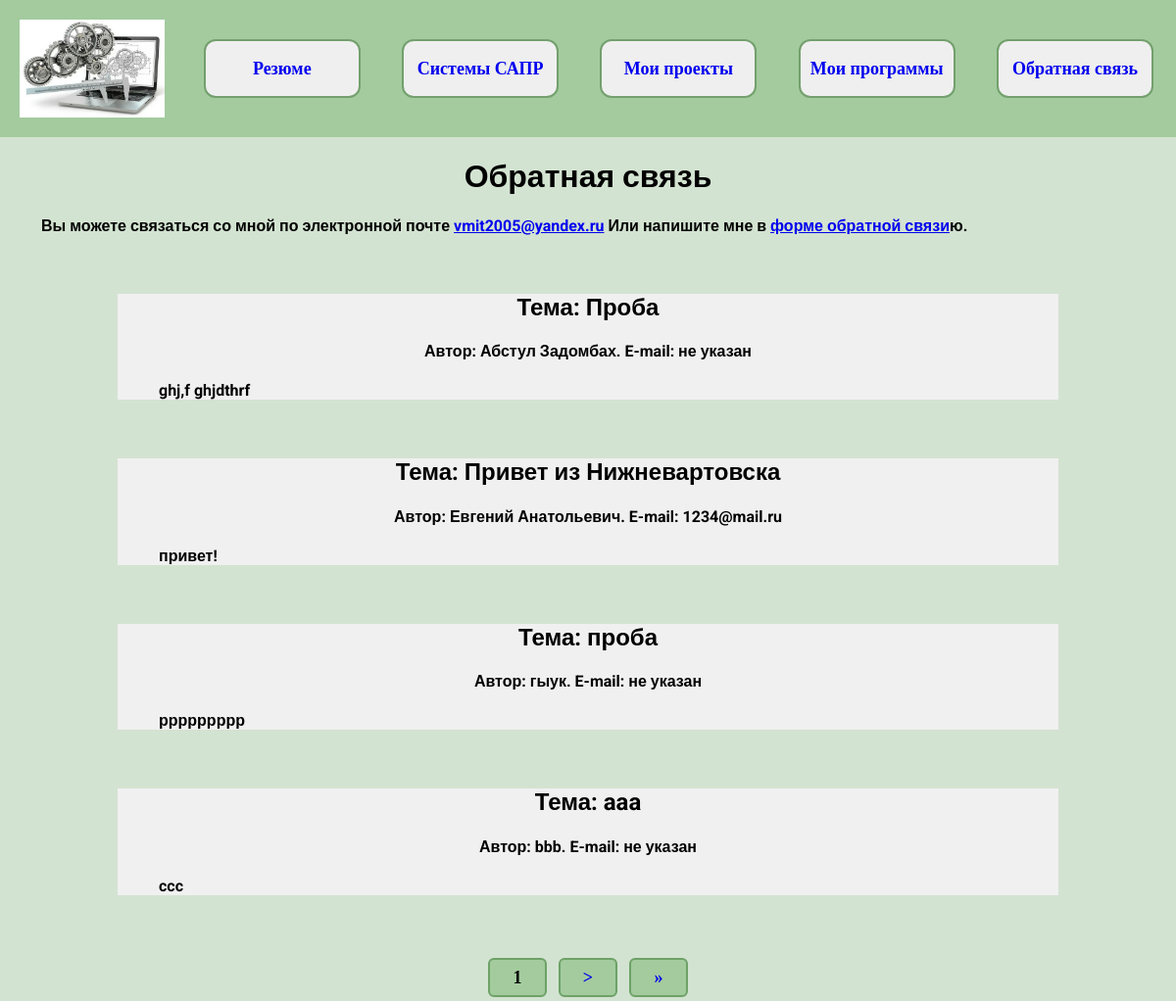
The page /feedback/ on the database its author committed.
### feedback/models.py (models this page shows, shortened)
class Feedback(models.Model):
    title = models.CharField(max_length=255, verbose_name='Тема сообщения')
    author = models.CharField(max_length=255, blank=True, verbose_name='Автор')
    mail = models.CharField(max_length=255, blank=True, verbose_name='e-mail' )
    description = models.TextField(blank=True, verbose_name='Сообщение' )

### feedback/views.py (the view)
# urls.py: path('', views.feedbacks, name ='feedback'),
def feedbacks(request):
    feeds = Feedback.objects.order_by('id')
    p = Paginator(feeds, 4)
    page_number = request.GET.get('page')
    page_obj = p.get_page(page_number)
    return render(request, 'feedback/feedback.html', {'page_obj': page_obj})

### feedback/templates/feedback/feedback.html (shortened to what this page needs)
{% extends 'rezume/base.html' %}
{% block content %}
<h1>Обратная связь</h1>
<p>Вы можете связаться со мной по электронной почте <a href="mailto:vmit2005@yandex.ru"> vmit2005@yandex.ru</a>
    Или напишите мне в <a href="{% url 'newfeedback2' %}"> форме обратной связи</a>ю. </p>
{% for feed in page_obj %}
<div class="element2">
    <h2 class="top">Тема: {{feed.title}}  </h2>
  {% if feed.mail %}
    <h4 class="author">Автор: {{feed.author}}. E-mail: {{feed.mail}} </h4>
{% else %}
    <h4 class="author">Автор: {{feed.author}}. E-mail: не указан </h4>
    {% endif %}
    <div class="feed_text">
        <p>{{feed.description}}</p>
    </div>
</div>
{% endfor %}
<div class="pagination">
    <span class="step-links">
        <span class="current">
           <button class="step-links"> {{ page_obj.number }} </button>
        </span>
        {% if page_obj.has_next %}
             <button class="step-links" ><a href="?page={{ page_obj.next_page_number }}">&gt;</a></button>
             <button class="step-links" ><a href="?page={{ page_obj.paginator.num_pages }}">&raquo;</a></button>
        {% endif %}
    </span>
</div>
{% endblock %}

### rezume/static/css/style.css (style rules this page uses)
body { background-color: #d3e3d1; padding: 0; margin: 0; font-family: 'Roboto', sans-serif; max-width: 1200px; min-width: 300px; text-align: center; }
.element2 { width: 80%; align-items: center; align-self: center; background-color: rgb(240, 240, 240); margin: 5% 10%; }
h1 { font-size: 32px; font-weight: bold; text-align: center; }
h2 { font-size:24px ; font-weight: bold; text-align: center; }
p { font-size: 16px; font-weight: bold; text-indent: 22px ; text-align: justify; margin: 20px; }
.step-links button { border-radius: 6px; font-weight: bold; width: 60px; height:40px ; text-align: center; font-size: 18px; font-family: 'Times New Roman', Times, serif; margin: 4px; background: #a3cb9e; border:#6da266 solid 2px; }
.step-links a { text-decoration: none; font-size: 18px; font-family: 'Times New Roman', Times, serif; }

### rows shown on the page
Feedback: title "Проба", author "Абстул Задомбах", description "ghj,f ghjdthrf"
Feedback: title "Привет из Нижневартовска", author "Евгений Анатольевич", mail "1234@mail.ru", description "привет!"
Feedback: title "проба", author "гыук", description "ррррррррр"
Feedback: title "aaa", author "bbb", description "ccc"

### other values the page prints
{{ page_obj.number }} "1"
